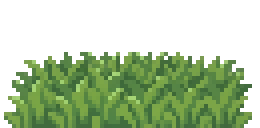
#> input picture HD2D-pokemon-threejs/assets/runtime-source/battle/environment/meowa-variants/props/grass-shape1.png, 65 x 32 px (shown 4 times larger)
$ python inspect_turnaround.py ../../../../assets/runtime-source/battle/environment/meowa-variants/props/grass-shape1.png
#> lines starting #> are read from the running program, lines starting #| are printed output that depends on the picture; after the words box and inside, x2 and y2 are one past the last pixel; in counts of white or black regions, pixels touching at a corner belong together
#> in main, image is the input picture: PIL image 65x32 RGBA; mean R, G, B, A 47.5, 68.4, 33.6, 122.6
#!/usr/bin/env python3
"""Report large alpha-connected components in a generated turnaround sheet."""

from __future__ import annotations

import argparse
import json
from pathlib import Path

from PIL import Image


def components(image: Image.Image, alpha_threshold: int, min_pixels: int) -> list[dict]:
#> called with alpha_threshold = 32, min_pixels = 100
    alpha = image.getchannel('A')
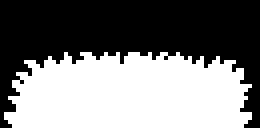
#> alpha: PIL image 65x32 L (shown 4 times larger); 48.1% white; 1 white region, box (x1, y1, x2, y2) and area: (1, 13, 63, 32) 1000
    pixels = alpha.load()
    width, height = image.size
#> width = 65; height = 32
    seen: set[tuple[int, int]] = set()
    found: list[dict] = []
    for y in range(height):
        for x in range(width):
            if pixels[x, y] < alpha_threshold or (x, y) in seen:
                continue
            stack = [(x, y)]
            seen.add((x, y))
            min_x = max_x = x
            min_y = max_y = y
            count = 0
            while stack:
                px, py = stack.pop()
                count += 1
                min_x, max_x = min(min_x, px), max(max_x, px)
                min_y, max_y = min(min_y, py), max(max_y, py)
                for nx, ny in ((px - 1, py), (px + 1, py), (px, py - 1), (px, py + 1)):
                    if (
                        0 <= nx < width and 0 <= ny < height
                        and pixels[nx, ny] >= alpha_threshold
                        and (nx, ny) not in seen
                    ):
                        seen.add((nx, ny))
                        stack.append((nx, ny))
            if count >= min_pixels:
                found.append({
                    'pixels': count,
                    'bbox': [min_x, min_y, max_x + 1, max_y + 1],
                    'width': max_x - min_x + 1,
                    'height': max_y - min_y + 1,
                })
    return sorted(found, key=lambda item: (item['bbox'][0], item['bbox'][1]))


def main() -> int:
    parser = argparse.ArgumentParser()
    parser.add_argument('image', type=Path)
    parser.add_argument('--expected', type=int, default=3)
    parser.add_argument('--alpha-threshold', type=int, default=32)
    parser.add_argument('--min-pixels', type=int, default=100)
    args = parser.parse_args()

    image = Image.open(args.image).convert('RGBA')
    found = components(image, args.alpha_threshold, args.min_pixels)
#> found = 1 item
    print(json.dumps({
        'image': str(args.image),
        'canvas': list(image.size),
        'alpha_extrema': list(image.getchannel('A').getextrema()),
        'large_component_count': len(found),
        'components': found,
    }, ensure_ascii=False, indent=2))
#> (printed output is left out)
    return 0 if len(found) == args.expected else 1


if __name__ == '__main__':
#> (the run stopped early here; a loop or call above may not have finished)

$ run again, on HD2D-pokemon-threejs/assets/runtime-source/battle/environment/meowa-variants/props/grass-shape4.png
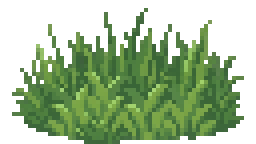
#> input picture HD2D-pokemon-threejs/assets/runtime-source/battle/environment/meowa-variants/props/grass-shape4.png, 64 x 36 px (shown 4 times larger)
#> in main, image is the input picture: PIL image 64x36 RGBA; mean R, G, B, A 47, 70.2, 35.1, 134.9
#> in components, `alpha = image.getchannel('A')`:
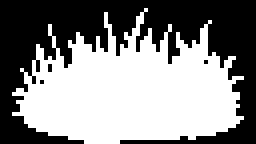
#> alpha: PIL image 64x36 L (shown 4 times larger); 52.9% white; 4 black regions (3 under 20 px), largest, box (x1, y1, x2, y2) and area: (0, 0, 64, 36) 1081
#> found = 1 item
#> (printed output is left out)
